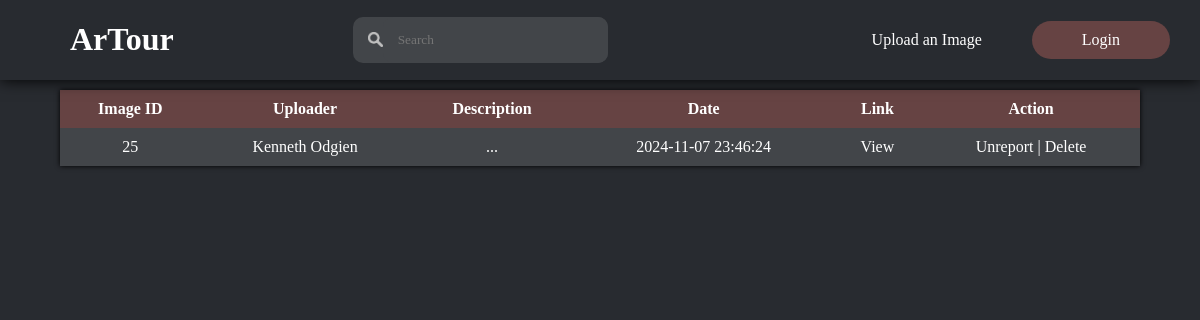
The page /html/reports.php on the database its author committed.
### tables this page shows
CREATE TABLE `images` (
  `imageId` int(11) NOT NULL,
  `imageName` varchar(255) NOT NULL,
  `imageDescription` varchar(255) NOT NULL,
  `uploadDate` datetime NOT NULL,
  `reportStatus` int(11) NOT NULL,
  `userId` int(11) NOT NULL
);

CREATE TABLE `users` (
  `profileId` int(11) NOT NULL,
  `profileType` int(11) NOT NULL,
  `profileName` varchar(255) NOT NULL,
  `profilePassword` varchar(255) NOT NULL,
  `profileDescription` varchar(255) NOT NULL,
  `profileAddress` varchar(255) NOT NULL,
  `profileEmail` varchar(255) NOT NULL,
  `profileNumber` varchar(11) NOT NULL,
  `profileFacebook` varchar(255) NOT NULL,
  `profileInstagram` varchar(255) NOT NULL,
  `profileX` varchar(255) NOT NULL,
  `profilePicture` varchar(255) NOT NULL,
  `dateCreated` date NOT NULL,
  `resetToken` varchar(64) DEFAULT NULL,
  `resetTokenExpire` datetime DEFAULT NULL
);

### html/reports.php (the view, shortened to what this page needs)
<!DOCTYPE html>
<html lang="en">
<head>
    <link rel="stylesheet" href="../css/reports.css">
</head>
<body>
    <?php
        $DBHost = "localhost";
        $DBUser = "root";
        $DBPass = "";
        $DBName = "artourdb";
        $conn = mysqli_connect($DBHost, $DBUser, $DBPass, $DBName);
        $loggedIn = $_SESSION['loggedIn'] ?? false;
        $getReports = "SELECT * FROM images INNER JOIN users
        ON images.userId=users.profileId WHERE reportStatus=1";
        $reportResult = mysqli_query($conn, $getReports);
        $rownum = mysqli_num_rows($reportResult);
    ?>
    <header>
        <div class="mainheader">
            <div class="logo">
                <h1> ArTour </h1>
            </div>
            <div class="search">
                <form action="search.php" method="POST">
                    <img src="../images/searchicon.png" alt="">
                    <input type="search" id="search" name="search" placeholder="Search">
                </form>
            </div>
            <div class="navigation">
                <nav class="sections">
                <?php
                    if ($loggedIn == true && $_SESSION['userType']==2){
                        echo '
                            <a href="uploadimage.php"> Upload </a>
                            <a href="notifications.php"> Notifications </a>
                            <a href="chats.php"> Chats </a>
                            <a href="profile.php"> Profile </a>
                            <a class="button" href="logout.php"> Logout </a>
                        ';
                    }
                    else if ($loggedIn == true && $_SESSION['userType']==1){
                        echo '
                            <a class="active" href="reports.php"> Reports </a>
                            <a href="home.php"> Home </a>
                            <a class="button" href="logout.php"> Logout </a>
                        ';
                    }
                    else {
                        echo '
                            <a href="login.php"> Upload an Image </a>
                            <a class="button" href="login.php"> Login </a>
                        ';
                    }
                ?>
                </nav>
            </div>
        </div>
    </header>
    <main>
    <div class="table">
            <table class="reports">
                <thead>
                    <tr class="columns">
                        <th>Image ID</th>
                        <th>Uploader</th>
                        <th>Description</th>
                        <th>Date</th>
                        <th>Link</th>
                        <th>Action</th>
                    </tr>
                </thead>
                <tbody>
                <?php
                    if($rownum>0){
                        while ($report = mysqli_fetch_assoc($reportResult)){
                            echo "
                            <tr class='report'>
                                <td>".$report['imageId']." </td>
                                <td>".$report['profileName']."</td>
                                <td>".$report['imageDescription']." </td>
                                <td>".$report['uploadDate']." </td>
                                <td><a class='enable' target='_blank' href='viewpost.php?post=".$report['imageId']."'>View</a></td>
                                <td> <a class='disable' href='javascript:void()' onClick='disAlert(".$report['imageId'].")'> Unreport </a> |
                                <a class='disable' href='javascript:void()' onClick='delAlert(".$report['imageId'].")'> Delete </a> </td>
                            </tr>";
                        }
                    }
                    ?>
                </tbody>
            </table>
        </div>
    </main>
</body>
</html>

### css/reports.css (style rules this page uses)
body { background-color: #282b30; background-size: cover; font-family: 'Century Gothic'; padding: 0; margin: 0; }
header { background-color: #282b30; display: flex; flex-direction: column; box-shadow: 0 0 15px black; width: 100%; position:sticky; top: 0; z-index: 99; }
.mainheader { display: flex; justify-content: space-between; align-items: center; }
.logo h1 { position:relative; left: 70px; color: white; }
.search { width: 20%; }
.search form { display: flex; align-items: center; flex-direction: row; background: #424549; border-radius: 10px; width: 100%; padding-left: 15px; }
.search form img { width: 15px; height: 15px; }
.search form input { background: #424549; padding: 15px; width: 100%; border: none; outline: none; box-sizing: border-box; font-family: "Century Gothic"; color: white; border-radius: 10px; }
.navigation { display: flex; flex-direction: row; }
nav { display: flex; align-items: center; }
.table { display: flex; flex-direction: column; justify-content: center; align-items: center; color: white; width: 100%; }
table { width: 90%; border-collapse: collapse; box-shadow: 0px 0px 5px black; margin-top: 10px; overflow-x: auto; }
th, td { background: #424549; padding: 10px; text-align: center; }
th { background-color: #664343; color: white; }
.report a { text-decoration: none; color: white; }

### rows shown on the page
images: imageId "25", userId.profileName "Kenneth Odgien", imageDescription "...", uploadDate "2024-11-07 23:46:24"
